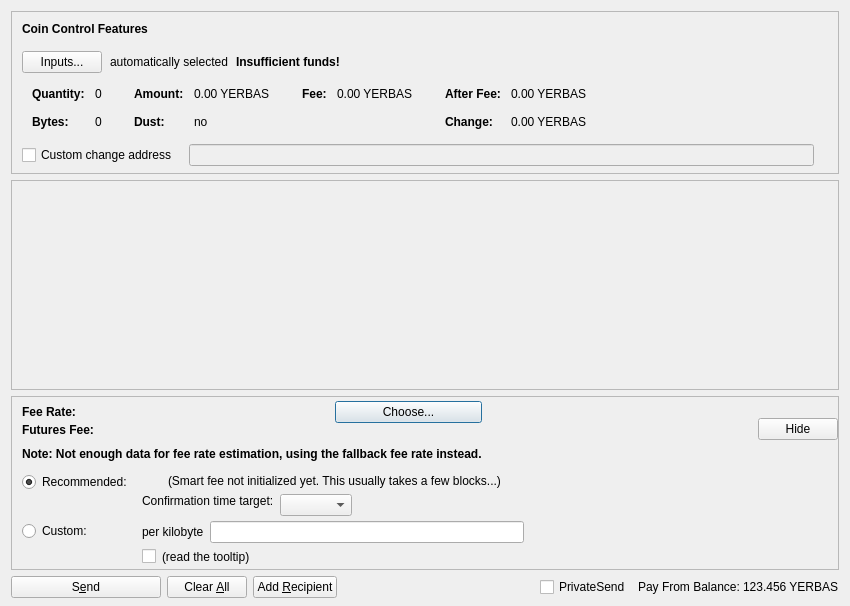
<?xml version="1.0" encoding="UTF-8"?>
<ui version="4.0">
 <class>SendFuturesDialog</class>
 <widget class="QDialog" name="SendFuturesDialog">
  <property name="geometry">
   <rect>
    <x>0</x>
    <y>0</y>
    <width>850</width>
    <height>606</height>
   </rect>
  </property>
  <property name="windowTitle">
   <string>Send Futures</string>
  </property>
  <layout class="QVBoxLayout" name="verticalLayout" stretch="0,1,0,0">
   <property name="bottomMargin">
    <number>8</number>
   </property>
   <item>
    <widget class="QFrame" name="frameCoinControl">
     <property name="sizePolicy">
      <sizepolicy hsizetype="Expanding" vsizetype="Expanding">
       <horstretch>0</horstretch>
       <verstretch>0</verstretch>
      </sizepolicy>
     </property>
     <property name="maximumSize">
      <size>
       <width>16777215</width>
       <height>16777215</height>
      </size>
     </property>
     <property name="frameShape">
      <enum>QFrame::StyledPanel</enum>
     </property>
     <property name="frameShadow">
      <enum>QFrame::Sunken</enum>
     </property>
     <layout class="QVBoxLayout" name="verticalLayoutCoinControl2">
      <property name="spacing">
       <number>0</number>
      </property>
      <property name="leftMargin">
       <number>0</number>
      </property>
      <property name="topMargin">
       <number>0</number>
      </property>
      <property name="rightMargin">
       <number>0</number>
      </property>
      <property name="bottomMargin">
       <number>6</number>
      </property>
      <item>
       <layout class="QVBoxLayout" name="verticalLayoutCoinControl" stretch="0,0,0,0,1">
        <property name="spacing">
         <number>0</number>
        </property>
        <property name="leftMargin">
         <number>10</number>
        </property>
        <property name="topMargin">
         <number>10</number>
        </property>
        <item>
         <layout class="QHBoxLayout" name="horizontalLayoutCoinControl1">
          <property name="bottomMargin">
           <number>15</number>
          </property>
          <item>
           <widget class="QLabel" name="labelCoinControlFeatures">
            <property name="sizePolicy">
             <sizepolicy hsizetype="Preferred" vsizetype="Maximum">
              <horstretch>0</horstretch>
              <verstretch>0</verstretch>
             </sizepolicy>
            </property>
            <property name="font">
             <font>
              <weight>75</weight>
              <bold>true</bold>
             </font>
            </property>
            <property name="styleSheet">
             <string notr="true">font-weight:bold;</string>
            </property>
            <property name="text">
             <string>Coin Control Features</string>
            </property>
           </widget>
          </item>
         </layout>
        </item>
        <item>
         <layout class="QHBoxLayout" name="horizontalLayoutCoinControl2" stretch="0,0,0,0">
          <property name="spacing">
           <number>8</number>
          </property>
          <property name="bottomMargin">
           <number>10</number>
          </property>
          <item>
           <widget class="QPushButton" name="pushButtonCoinControl">
            <property name="styleSheet">
             <string notr="true"/>
            </property>
            <property name="text">
             <string>Inputs...</string>
            </property>
            <property name="autoDefault">
             <bool>false</bool>
            </property>
           </widget>
          </item>
          <item>
           <widget class="QLabel" name="labelCoinControlAutomaticallySelected">
            <property name="text">
             <string>automatically selected</string>
            </property>
            <property name="margin">
             <number>5</number>
            </property>
           </widget>
          </item>
          <item>
           <widget class="QLabel" name="labelCoinControlInsuffFunds">
            <property name="font">
             <font>
              <weight>75</weight>
              <bold>true</bold>
             </font>
            </property>
            <property name="styleSheet">
             <string notr="true">font-weight:bold;</string>
            </property>
            <property name="text">
             <string>Insufficient funds!</string>
            </property>
            <property name="margin">
             <number>5</number>
            </property>
           </widget>
          </item>
          <item>
           <spacer name="horizontalSpacerCoinControl">
            <property name="orientation">
             <enum>Qt::Horizontal</enum>
            </property>
            <property name="sizeHint" stdset="0">
             <size>
              <width>40</width>
              <height>1</height>
             </size>
            </property>
           </spacer>
          </item>
         </layout>
        </item>
        <item>
         <widget class="QWidget" name="widgetCoinControl" native="true">
          <property name="sizePolicy">
           <sizepolicy hsizetype="Preferred" vsizetype="Preferred">
            <horstretch>0</horstretch>
            <verstretch>0</verstretch>
           </sizepolicy>
          </property>
          <property name="minimumSize">
           <size>
            <width>0</width>
            <height>0</height>
           </size>
          </property>
          <property name="styleSheet">
           <string notr="true"/>
          </property>
          <layout class="QHBoxLayout" name="horizontalLayoutCoinControl5">
           <property name="leftMargin">
            <number>0</number>
           </property>
           <property name="topMargin">
            <number>0</number>
           </property>
           <property name="rightMargin">
            <number>0</number>
           </property>
           <property name="bottomMargin">
            <number>0</number>
           </property>
           <item>
            <layout class="QHBoxLayout" name="horizontalLayoutCoinControl3" stretch="0,0,0,1">
             <property name="spacing">
              <number>20</number>
             </property>
             <property name="topMargin">
              <number>0</number>
             </property>
             <property name="bottomMargin">
              <number>10</number>
             </property>
             <item>
              <layout class="QFormLayout" name="formLayoutCoinControl1">
               <property name="horizontalSpacing">
                <number>10</number>
               </property>
               <property name="verticalSpacing">
                <number>14</number>
               </property>
               <property name="leftMargin">
                <number>10</number>
               </property>
               <property name="topMargin">
                <number>4</number>
               </property>
               <property name="rightMargin">
                <number>6</number>
               </property>
               <item row="0" column="0">
                <widget class="QLabel" name="labelCoinControlQuantityText">
                 <property name="font">
                  <font>
                   <weight>75</weight>
                   <bold>true</bold>
                  </font>
                 </property>
                 <property name="text">
                  <string>Quantity:</string>
                 </property>
                 <property name="margin">
                  <number>0</number>
                 </property>
                </widget>
               </item>
               <item row="0" column="1">
                <widget class="QLabel" name="labelCoinControlQuantity">
                 <property name="cursor">
                  <cursorShape>IBeamCursor</cursorShape>
                 </property>
                 <property name="contextMenuPolicy">
                  <enum>Qt::ActionsContextMenu</enum>
                 </property>
                 <property name="text">
                  <string notr="true">0</string>
                 </property>
                 <property name="margin">
                  <number>0</number>
                 </property>
                 <property name="textInteractionFlags">
                  <set>Qt::LinksAccessibleByMouse|Qt::TextSelectableByKeyboard|Qt::TextSelectableByMouse</set>
                 </property>
                </widget>
               </item>
               <item row="1" column="0">
                <widget class="QLabel" name="labelCoinControlBytesText">
                 <property name="font">
                  <font>
                   <weight>75</weight>
                   <bold>true</bold>
                  </font>
                 </property>
                 <property name="text">
                  <string>Bytes:</string>
                 </property>
                </widget>
               </item>
               <item row="1" column="1">
                <widget class="QLabel" name="labelCoinControlBytes">
                 <property name="cursor">
                  <cursorShape>IBeamCursor</cursorShape>
                 </property>
                 <property name="contextMenuPolicy">
                  <enum>Qt::ActionsContextMenu</enum>
                 </property>
                 <property name="text">
                  <string notr="true">0</string>
                 </property>
                 <property name="textInteractionFlags">
                  <set>Qt::LinksAccessibleByMouse|Qt::TextSelectableByKeyboard|Qt::TextSelectableByMouse</set>
                 </property>
                </widget>
               </item>
              </layout>
             </item>
             <item>
              <layout class="QFormLayout" name="formLayoutCoinControl2">
               <property name="horizontalSpacing">
                <number>10</number>
               </property>
               <property name="verticalSpacing">
                <number>14</number>
               </property>
               <property name="leftMargin">
                <number>6</number>
               </property>
               <property name="topMargin">
                <number>4</number>
               </property>
               <property name="rightMargin">
                <number>6</number>
               </property>
               <item row="0" column="0">
                <widget class="QLabel" name="labelCoinControlAmountText">
                 <property name="font">
                  <font>
                   <weight>75</weight>
                   <bold>true</bold>
                  </font>
                 </property>
                 <property name="text">
                  <string>Amount:</string>
                 </property>
                 <property name="margin">
                  <number>0</number>
                 </property>
                </widget>
               </item>
               <item row="0" column="1">
                <widget class="QLabel" name="labelCoinControlAmount">
                 <property name="cursor">
                  <cursorShape>IBeamCursor</cursorShape>
                 </property>
                 <property name="contextMenuPolicy">
                  <enum>Qt::ActionsContextMenu</enum>
                 </property>
                 <property name="text">
                  <string notr="true">0.00 YERBAS</string>
                 </property>
                 <property name="textInteractionFlags">
                  <set>Qt::LinksAccessibleByMouse|Qt::TextSelectableByKeyboard|Qt::TextSelectableByMouse</set>
                 </property>
                </widget>
               </item>
               <item row="1" column="0">
                <widget class="QLabel" name="labelCoinControlLowOutputText">
                 <property name="font">
                  <font>
                   <weight>75</weight>
                   <bold>true</bold>
                  </font>
                 </property>
                 <property name="text">
                  <string>Dust:</string>
                 </property>
                </widget>
               </item>
               <item row="1" column="1">
                <widget class="QLabel" name="labelCoinControlLowOutput">
                 <property name="cursor">
                  <cursorShape>IBeamCursor</cursorShape>
                 </property>
                 <property name="contextMenuPolicy">
                  <enum>Qt::ActionsContextMenu</enum>
                 </property>
                 <property name="text">
                  <string notr="true">no</string>
                 </property>
                 <property name="textInteractionFlags">
                  <set>Qt::LinksAccessibleByMouse|Qt::TextSelectableByKeyboard|Qt::TextSelectableByMouse</set>
                 </property>
                </widget>
               </item>
              </layout>
             </item>
             <item>
              <layout class="QFormLayout" name="formLayoutCoinControl3">
               <property name="horizontalSpacing">
                <number>10</number>
               </property>
               <property name="verticalSpacing">
                <number>14</number>
               </property>
               <property name="leftMargin">
                <number>6</number>
               </property>
               <property name="topMargin">
                <number>4</number>
               </property>
               <property name="rightMargin">
                <number>6</number>
               </property>
               <item row="0" column="0">
                <widget class="QLabel" name="labelCoinControlFeeText">
                 <property name="font">
                  <font>
                   <weight>75</weight>
                   <bold>true</bold>
                  </font>
                 </property>
                 <property name="text">
                  <string>Fee:</string>
                 </property>
                 <property name="margin">
                  <number>0</number>
                 </property>
                </widget>
               </item>
               <item row="0" column="1">
                <widget class="QLabel" name="labelCoinControlFee">
                 <property name="cursor">
                  <cursorShape>IBeamCursor</cursorShape>
                 </property>
                 <property name="contextMenuPolicy">
                  <enum>Qt::ActionsContextMenu</enum>
                 </property>
                 <property name="text">
                  <string notr="true">0.00 YERBAS</string>
                 </property>
                 <property name="textInteractionFlags">
                  <set>Qt::LinksAccessibleByMouse|Qt::TextSelectableByKeyboard|Qt::TextSelectableByMouse</set>
                 </property>
                </widget>
               </item>
              </layout>
             </item>
             <item>
              <layout class="QFormLayout" name="formLayoutCoinControl4">
               <property name="horizontalSpacing">
                <number>10</number>
               </property>
               <property name="verticalSpacing">
                <number>14</number>
               </property>
               <property name="leftMargin">
                <number>6</number>
               </property>
               <property name="topMargin">
                <number>4</number>
               </property>
               <property name="rightMargin">
                <number>6</number>
               </property>
               <item row="0" column="0">
                <widget class="QLabel" name="labelCoinControlAfterFeeText">
                 <property name="font">
                  <font>
                   <weight>75</weight>
                   <bold>true</bold>
                  </font>
                 </property>
                 <property name="text">
                  <string>After Fee:</string>
                 </property>
                 <property name="margin">
                  <number>0</number>
                 </property>
                </widget>
               </item>
               <item row="0" column="1">
                <widget class="QLabel" name="labelCoinControlAfterFee">
                 <property name="cursor">
                  <cursorShape>IBeamCursor</cursorShape>
                 </property>
                 <property name="contextMenuPolicy">
                  <enum>Qt::ActionsContextMenu</enum>
                 </property>
                 <property name="text">
                  <string notr="true">0.00 YERBAS</string>
                 </property>
                 <property name="textInteractionFlags">
                  <set>Qt::LinksAccessibleByMouse|Qt::TextSelectableByKeyboard|Qt::TextSelectableByMouse</set>
                 </property>
                </widget>
               </item>
               <item row="1" column="0">
                <widget class="QLabel" name="labelCoinControlChangeText">
                 <property name="font">
                  <font>
                   <weight>75</weight>
                   <bold>true</bold>
                  </font>
                 </property>
                 <property name="text">
                  <string>Change:</string>
                 </property>
                </widget>
               </item>
               <item row="1" column="1">
                <widget class="QLabel" name="labelCoinControlChange">
                 <property name="cursor">
                  <cursorShape>IBeamCursor</cursorShape>
                 </property>
                 <property name="contextMenuPolicy">
                  <enum>Qt::ActionsContextMenu</enum>
                 </property>
                 <property name="text">
                  <string notr="true">0.00 YERBAS</string>
                 </property>
                 <property name="textInteractionFlags">
                  <set>Qt::LinksAccessibleByMouse|Qt::TextSelectableByKeyboard|Qt::TextSelectableByMouse</set>
                 </property>
                </widget>
               </item>
              </layout>
             </item>
            </layout>
           </item>
          </layout>
         </widget>
        </item>
        <item>
         <layout class="QHBoxLayout" name="horizontalLayoutCoinControl4" stretch="0,0,0">
          <property name="spacing">
           <number>12</number>
          </property>
          <property name="sizeConstraint">
           <enum>QLayout::SetDefaultConstraint</enum>
          </property>
          <property name="topMargin">
           <number>5</number>
          </property>
          <property name="rightMargin">
           <number>5</number>
          </property>
          <item>
           <widget class="QCheckBox" name="checkBoxCoinControlChange">
            <property name="toolTip">
             <string>If this is activated, but the change address is empty or invalid, change will be sent to a newly generated address.</string>
            </property>
            <property name="text">
             <string>Custom change address</string>
            </property>
           </widget>
          </item>
          <item>
           <widget class="QValidatedLineEdit" name="lineEditCoinControlChange">
            <property name="enabled">
             <bool>false</bool>
            </property>
            <property name="sizePolicy">
             <sizepolicy hsizetype="Expanding" vsizetype="Fixed">
              <horstretch>0</horstretch>
              <verstretch>0</verstretch>
             </sizepolicy>
            </property>
           </widget>
          </item>
          <item>
           <widget class="QLabel" name="labelCoinControlChangeLabel">
            <property name="sizePolicy">
             <sizepolicy hsizetype="Preferred" vsizetype="Expanding">
              <horstretch>0</horstretch>
              <verstretch>0</verstretch>
             </sizepolicy>
            </property>
            <property name="minimumSize">
             <size>
              <width>0</width>
              <height>0</height>
             </size>
            </property>
            <property name="text">
             <string/>
            </property>
            <property name="margin">
             <number>3</number>
            </property>
           </widget>
          </item>
         </layout>
        </item>
        <item>
         <spacer name="verticalSpacerCoinControl">
          <property name="orientation">
           <enum>Qt::Vertical</enum>
          </property>
          <property name="sizeHint" stdset="0">
           <size>
            <width>800</width>
            <height>1</height>
           </size>
          </property>
         </spacer>
        </item>
       </layout>
      </item>
     </layout>
    </widget>
   </item>
   <item>
    <widget class="QScrollArea" name="scrollArea">
     <property name="widgetResizable">
      <bool>true</bool>
     </property>
     <widget class="QWidget" name="scrollAreaWidgetContents">
      <property name="geometry">
       <rect>
        <x>0</x>
        <y>0</y>
        <width>824</width>
        <height>78</height>
       </rect>
      </property>
      <layout class="QVBoxLayout" name="verticalLayout_2" stretch="0,1">
       <property name="leftMargin">
        <number>0</number>
       </property>
       <property name="topMargin">
        <number>0</number>
       </property>
       <property name="rightMargin">
        <number>0</number>
       </property>
       <property name="bottomMargin">
        <number>0</number>
       </property>
       <item>
        <layout class="QVBoxLayout" name="entries">
         <property name="spacing">
          <number>6</number>
         </property>
        </layout>
       </item>
       <item>
        <spacer name="verticalSpacer">
         <property name="orientation">
          <enum>Qt::Vertical</enum>
         </property>
         <property name="sizeHint" stdset="0">
          <size>
           <width>20</width>
           <height>40</height>
          </size>
         </property>
        </spacer>
       </item>
      </layout>
     </widget>
    </widget>
   </item>
   <item>
    <widget class="QFrame" name="frameFee">
     <property name="sizePolicy">
      <sizepolicy hsizetype="Expanding" vsizetype="Expanding">
       <horstretch>0</horstretch>
       <verstretch>0</verstretch>
      </sizepolicy>
     </property>
     <property name="maximumSize">
      <size>
       <width>16777215</width>
       <height>16777215</height>
      </size>
     </property>
     <property name="frameShape">
      <enum>QFrame::StyledPanel</enum>
     </property>
     <property name="frameShadow">
      <enum>QFrame::Sunken</enum>
     </property>
     <layout class="QVBoxLayout" name="verticalLayoutFee1">
      <property name="spacing">
       <number>0</number>
      </property>
      <property name="leftMargin">
       <number>0</number>
      </property>
      <property name="topMargin">
       <number>0</number>
      </property>
      <property name="rightMargin">
       <number>0</number>
      </property>
      <property name="bottomMargin">
       <number>0</number>
      </property>
      <item>
       <layout class="QVBoxLayout" name="verticalLayoutFee2" stretch="0,0,0">
        <property name="spacing">
         <number>0</number>
        </property>
        <property name="leftMargin">
         <number>10</number>
        </property>
        <property name="topMargin">
         <number>0</number>
        </property>
        <item>
         <layout class="QHBoxLayout" name="horizontalLayoutFee1">
          <property name="bottomMargin">
           <number>0</number>
          </property>
          <item>
           <layout class="QVBoxLayout" name="verticalLayoutFee7">
            <property name="spacing">
             <number>0</number>
            </property>
            <item>
             <spacer name="verticalSpacerSmartFee">
              <property name="orientation">
               <enum>Qt::Vertical</enum>
              </property>
              <property name="sizeType">
               <enum>QSizePolicy::Fixed</enum>
              </property>
              <property name="sizeHint" stdset="0">
               <size>
                <width>1</width>
                <height>4</height>
               </size>
              </property>
             </spacer>
            </item>
            <item>
             <layout class="QHBoxLayout" name="horizontalLayoutSmartFee">
              <property name="spacing">
               <number>10</number>
              </property>
              <item>
               <widget class="QLabel" name="labelFeeHeadline">
                <property name="sizePolicy">
                 <sizepolicy hsizetype="Preferred" vsizetype="Maximum">
                  <horstretch>0</horstretch>
                  <verstretch>0</verstretch>
                 </sizepolicy>
                </property>
                <property name="font">
                 <font>
                  <weight>75</weight>
                  <bold>true</bold>
                 </font>
                </property>
                <property name="styleSheet">
                 <string notr="true">font-weight:bold;</string>
                </property>
                <property name="text">
                 <string>Fee Rate:</string>
                </property>
               </widget>
              </item>
              <item>
               <widget class="QLabel" name="labelFeeMinimized">
                <property name="text">
                 <string/>
                </property>
               </widget>
              </item>
              <item>
               <widget class="QPushButton" name="buttonChooseFee">
                <property name="text">
                 <string>Choose...</string>
                </property>
               </widget>
              </item>
             </layout>
            </item>
            <item>
             <layout class="QHBoxLayout" name="horizontalLayout_3">
              <item>
               <widget class="QLabel" name="ftxFeeLabel">
                <property name="sizePolicy">
                 <sizepolicy hsizetype="Preferred" vsizetype="Maximum">
                  <horstretch>0</horstretch>
                  <verstretch>0</verstretch>
                 </sizepolicy>
                </property>
                <property name="font">
                 <font>
                  <weight>75</weight>
                  <bold>true</bold>
                 </font>
                </property>
                <property name="text">
                 <string>Futures Fee:</string>
                </property>
               </widget>
              </item>
              <item>
               <widget class="QLabel" name="ftxFee">
                <property name="text">
                 <string/>
                </property>
                <property name="indent">
                 <number>1</number>
                </property>
               </widget>
              </item>
             </layout>
            </item>
            <item>
             <spacer name="verticalSpacer_7">
              <property name="orientation">
               <enum>Qt::Vertical</enum>
              </property>
              <property name="sizeHint" stdset="0">
               <size>
                <width>1</width>
                <height>10</height>
               </size>
              </property>
             </spacer>
            </item>
            <item>
             <widget class="QLabel" name="fallbackFeeWarningLabel">
              <property name="font">
               <font>
                <weight>75</weight>
                <bold>true</bold>
               </font>
              </property>
              <property name="toolTip">
               <string>Using the fallbackfee can result in sending a transaction that will take several hours or days (or never) to confirm. Consider choosing your fee manually or wait until you have validated the complete chain.</string>
              </property>
              <property name="text">
               <string>Note: Not enough data for fee rate estimation, using the fallback fee rate instead.</string>
              </property>
              <property name="wordWrap">
               <bool>false</bool>
              </property>
             </widget>
            </item>
            <item>
             <spacer name="verticalSpacer_5">
              <property name="orientation">
               <enum>Qt::Vertical</enum>
              </property>
              <property name="sizeHint" stdset="0">
               <size>
                <width>1</width>
                <height>1</height>
               </size>
              </property>
             </spacer>
            </item>
           </layout>
          </item>
          <item>
           <spacer name="horizontalSpacer_4">
            <property name="orientation">
             <enum>Qt::Horizontal</enum>
            </property>
            <property name="sizeHint" stdset="0">
             <size>
              <width>1</width>
              <height>1</height>
             </size>
            </property>
           </spacer>
          </item>
          <item>
           <widget class="QPushButton" name="buttonMinimizeFee">
            <property name="toolTip">
             <string>collapse fee-settings</string>
            </property>
            <property name="text">
             <string>Hide</string>
            </property>
           </widget>
          </item>
         </layout>
        </item>
        <item>
         <widget class="QFrame" name="frameFeeSelection">
          <layout class="QVBoxLayout" name="verticalLayoutFee12">
           <property name="spacing">
            <number>0</number>
           </property>
           <property name="leftMargin">
            <number>0</number>
           </property>
           <property name="topMargin">
            <number>0</number>
           </property>
           <property name="rightMargin">
            <number>0</number>
           </property>
           <property name="bottomMargin">
            <number>0</number>
           </property>
           <item>
            <layout class="QGridLayout" name="gridLayoutFee">
             <property name="topMargin">
              <number>10</number>
             </property>
             <property name="bottomMargin">
              <number>4</number>
             </property>
             <property name="horizontalSpacing">
              <number>10</number>
             </property>
             <property name="verticalSpacing">
              <number>4</number>
             </property>
             <item row="1" column="1">
              <layout class="QVBoxLayout" name="verticalLayoutFee8">
               <property name="spacing">
                <number>6</number>
               </property>
               <item>
                <layout class="QHBoxLayout" name="horizontalLayoutFee13">
                 <item>
                  <widget class="QLabel" name="labelCustomPerKilobyte">
                   <property name="toolTip">
                    <string>If the custom fee is set to 1000 weeds and the transaction is only 250 bytes, then &quot;per kilobyte&quot; only pays 250 weeds in fee,&lt;br /&gt;while &quot;at least&quot; pays 1000 weeds. For transactions bigger than a kilobyte both pay by kilobyte.</string>
                   </property>
                   <property name="text">
                    <string>per kilobyte</string>
                   </property>
                  </widget>
                 </item>
                 <item>
                  <widget class="BitcoinAmountField" name="customFee"/>
                 </item>
                 <item>
                  <spacer name="horizontalSpacer_6">
                   <property name="orientation">
                    <enum>Qt::Horizontal</enum>
                   </property>
                   <property name="sizeHint" stdset="0">
                    <size>
                     <width>1</width>
                     <height>1</height>
                    </size>
                   </property>
                  </spacer>
                 </item>
                </layout>
               </item>
               <item>
                <layout class="QHBoxLayout" name="horizontalLayoutFee8">
                 <item>
                  <widget class="QCheckBox" name="checkBoxMinimumFee">
                   <property name="toolTip">
                    <string>Paying only the minimum fee is just fine as long as there is less transaction volume than space in the blocks.&lt;br /&gt;But be aware that this can end up in a never confirming transaction once there is more demand for yerbas transactions than the network can process.</string>
                   </property>
                   <property name="text">
                    <string/>
                   </property>
                  </widget>
                 </item>
                 <item>
                  <widget class="QLabel" name="labelMinFeeWarning">
                   <property name="enabled">
                    <bool>true</bool>
                   </property>
                   <property name="toolTip">
                    <string>Paying only the minimum fee is just fine as long as there is less transaction volume than space in the blocks.&lt;br /&gt;But be aware that this can end up in a never confirming transaction once there is more demand for yerbas transactions than the network can process.</string>
                   </property>
                   <property name="text">
                    <string>(read the tooltip)</string>
                   </property>
                   <property name="margin">
                    <number>5</number>
                   </property>
                  </widget>
                 </item>
                 <item>
                  <spacer name="horizontalSpacer_2">
                   <property name="orientation">
                    <enum>Qt::Horizontal</enum>
                   </property>
                   <property name="sizeHint" stdset="0">
                    <size>
                     <width>1</width>
                     <height>1</height>
                    </size>
                   </property>
                  </spacer>
                 </item>
                </layout>
               </item>
              </layout>
             </item>
             <item row="0" column="0">
              <layout class="QVBoxLayout" name="verticalLayoutFee4" stretch="0,1">
               <item>
                <widget class="QRadioButton" name="radioSmartFee">
                 <property name="text">
                  <string>Recommended:</string>
                 </property>
                 <property name="checked">
                  <bool>true</bool>
                 </property>
                 <attribute name="buttonGroup">
                  <string notr="true">groupFee</string>
                 </attribute>
                </widget>
               </item>
               <item>
                <spacer name="verticalSpacer_2">
                 <property name="orientation">
                  <enum>Qt::Vertical</enum>
                 </property>
                 <property name="sizeHint" stdset="0">
                  <size>
                   <width>1</width>
                   <height>1</height>
                  </size>
                 </property>
                </spacer>
               </item>
              </layout>
             </item>
             <item row="1" column="0">
              <layout class="QVBoxLayout" name="verticalLayoutFee9" stretch="0,1">
               <item>
                <widget class="QRadioButton" name="radioCustomFee">
                 <property name="text">
                  <string>Custom:</string>
                 </property>
                 <attribute name="buttonGroup">
                  <string notr="true">groupFee</string>
                 </attribute>
                </widget>
               </item>
               <item>
                <spacer name="verticalSpacer_6">
                 <property name="orientation">
                  <enum>Qt::Vertical</enum>
                 </property>
                 <property name="sizeHint" stdset="0">
                  <size>
                   <width>1</width>
                   <height>1</height>
                  </size>
                 </property>
                </spacer>
               </item>
              </layout>
             </item>
             <item row="0" column="1">
              <layout class="QVBoxLayout" name="verticalLayoutFee3" stretch="0,0,1">
               <property name="spacing">
                <number>6</number>
               </property>
               <property name="topMargin">
                <number>2</number>
               </property>
               <item>
                <layout class="QHBoxLayout" name="horizontalLayoutFee12">
                 <item>
                  <widget class="QLabel" name="labelSmartFee">
                   <property name="text">
                    <string/>
                   </property>
                   <property name="margin">
                    <number>2</number>
                   </property>
                  </widget>
                 </item>
                 <item>
                  <widget class="QLabel" name="labelFeeEstimation">
                   <property name="text">
                    <string/>
                   </property>
                  </widget>
                 </item>
                 <item>
                  <widget class="QLabel" name="labelSmartFee2">
                   <property name="text">
                    <string>(Smart fee not initialized yet. This usually takes a few blocks...)</string>
                   </property>
                   <property name="margin">
                    <number>2</number>
                   </property>
                  </widget>
                 </item>
                 <item>
                  <spacer name="horizontalSpacer_5">
                   <property name="orientation">
                    <enum>Qt::Horizontal</enum>
                   </property>
                   <property name="sizeHint" stdset="0">
                    <size>
                     <width>1</width>
                     <height>1</height>
                    </size>
                   </property>
                  </spacer>
                 </item>
                </layout>
               </item>
               <item>
                <layout class="QHBoxLayout" name="horizontalLayoutFee9">
                 <item>
                  <layout class="QVBoxLayout" name="verticalLayoutFee6">
                   <item>
                    <widget class="QLabel" name="labelSmartFee3">
                     <property name="text">
                      <string>Confirmation time target:</string>
                     </property>
                     <property name="margin">
                      <number>2</number>
                     </property>
                    </widget>
                   </item>
                   <item>
                    <spacer name="verticalSpacer_3">
                     <property name="orientation">
                      <enum>Qt::Vertical</enum>
                     </property>
                     <property name="sizeHint" stdset="0">
                      <size>
                       <width>1</width>
                       <height>1</height>
                      </size>
                     </property>
                    </spacer>
                   </item>
                  </layout>
                 </item>
                 <item>
                  <layout class="QVBoxLayout" name="verticalLayoutFee5">
                   <property name="rightMargin">
                    <number>30</number>
                   </property>
                   <item>
                    <layout class="QHBoxLayout" name="horizontalLayoutConfTarget">
                     <property name="bottomMargin">
                      <number>0</number>
                     </property>
                     <item>
                      <widget class="QComboBox" name="confTargetSelector"/>
                     </item>
                     <item>
                      <spacer name="horizontalSpacerConfTarget">
                       <property name="orientation">
                        <enum>Qt::Horizontal</enum>
                       </property>
                       <property name="sizeHint" stdset="0">
                        <size>
                         <width>40</width>
                         <height>20</height>
                        </size>
                       </property>
                      </spacer>
                     </item>
                    </layout>
                   </item>
                  </layout>
                 </item>
                </layout>
               </item>
               <item>
                <spacer name="verticalSpacer_4">
                 <property name="orientation">
                  <enum>Qt::Vertical</enum>
                 </property>
                 <property name="sizeHint" stdset="0">
                  <size>
                   <width>1</width>
                   <height>1</height>
                  </size>
                 </property>
                </spacer>
               </item>
              </layout>
             </item>
            </layout>
           </item>
          </layout>
         </widget>
        </item>
        <item>
         <spacer name="verticalSpacerFee">
          <property name="orientation">
           <enum>Qt::Vertical</enum>
          </property>
          <property name="sizeHint" stdset="0">
           <size>
            <width>800</width>
            <height>1</height>
           </size>
          </property>
         </spacer>
        </item>
       </layout>
      </item>
     </layout>
    </widget>
   </item>
   <item>
    <layout class="QHBoxLayout" name="horizontalLayout">
     <item>
      <widget class="QPushButton" name="sendButton">
       <property name="minimumSize">
        <size>
         <width>150</width>
         <height>0</height>
        </size>
       </property>
       <property name="toolTip">
        <string>Confirm the send action</string>
       </property>
       <property name="text">
        <string>S&amp;end</string>
       </property>
       <property name="autoDefault">
        <bool>false</bool>
       </property>
       <property name="default">
        <bool>false</bool>
       </property>
      </widget>
     </item>
     <item>
      <widget class="QPushButton" name="clearButton">
       <property name="sizePolicy">
        <sizepolicy hsizetype="Minimum" vsizetype="Fixed">
         <horstretch>0</horstretch>
         <verstretch>0</verstretch>
        </sizepolicy>
       </property>
       <property name="toolTip">
        <string>Clear all fields of the form.</string>
       </property>
       <property name="text">
        <string>Clear &amp;All</string>
       </property>
       <property name="autoDefault">
        <bool>false</bool>
       </property>
      </widget>
     </item>
     <item>
      <widget class="QPushButton" name="addButton">
       <property name="toolTip">
        <string>Send to multiple recipients at once</string>
       </property>
       <property name="text">
        <string>Add &amp;Recipient</string>
       </property>
       <property name="autoDefault">
        <bool>false</bool>
       </property>
      </widget>
     </item>
     <item>
      <spacer name="horizontalSpacer">
       <property name="orientation">
        <enum>Qt::Horizontal</enum>
       </property>
       <property name="sizeHint" stdset="0">
        <size>
         <width>40</width>
         <height>20</height>
        </size>
       </property>
      </spacer>
     </item>
     <item>
      <layout class="QHBoxLayout" name="horizontalLayout_2">
       <property name="spacing">
        <number>3</number>
       </property>
       <item>
        <widget class="QCheckBox" name="checkUsePrivateSend">
         <property name="minimumSize">
          <size>
           <width>95</width>
           <height>0</height>
          </size>
         </property>
         <property name="text">
          <string>PrivateSend</string>
         </property>
         <property name="checked">
          <bool>false</bool>
         </property>
        </widget>
       </item>
       <item>
        <widget class="QLabel" name="label">
         <property name="text">
          <string>Pay From Balance:</string>
         </property>
        </widget>
       </item>
       <item>
        <widget class="QLabel" name="labelBalance">
         <property name="sizePolicy">
          <sizepolicy hsizetype="Preferred" vsizetype="Fixed">
           <horstretch>0</horstretch>
           <verstretch>0</verstretch>
          </sizepolicy>
         </property>
         <property name="cursor">
          <cursorShape>IBeamCursor</cursorShape>
         </property>
         <property name="text">
          <string notr="true">123.456 YERBAS</string>
         </property>
         <property name="textInteractionFlags">
          <set>Qt::LinksAccessibleByMouse|Qt::TextSelectableByKeyboard|Qt::TextSelectableByMouse</set>
         </property>
        </widget>
       </item>
      </layout>
     </item>
    </layout>
   </item>
  </layout>
 </widget>
 <customwidgets>
  <customwidget>
   <class>QValidatedLineEdit</class>
   <extends>QLineEdit</extends>
   <header>qt/qvalidatedlineedit.h</header>
  </customwidget>
  <customwidget>
   <class>BitcoinAmountField</class>
   <extends>QLineEdit</extends>
   <header>qt/bitcoinamountfield.h</header>
   <container>1</container>
  </customwidget>
 </customwidgets>
 <resources>
  <include location="../yerbas.qrc"/>
 </resources>
 <connections/>
 <buttongroups>
  <buttongroup name="groupFee"/>
 </buttongroups>
</ui>
